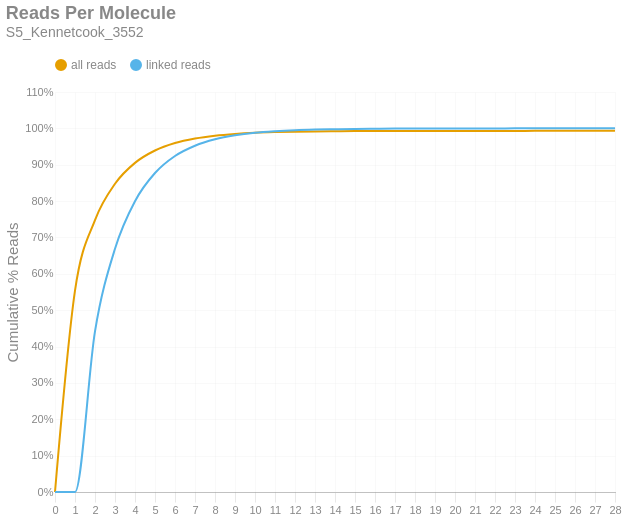

Notebook code for this chart:
### Markdown cell above
### Reads per Molecule
This chart shows the cumulative distribution of the number of reads per linked molecule. That is, how many alignments are associated with a unique molecule. This excludes the number of reads associated with invalid or absent linked-read barcodes. The `linked` histogram is the percentages recalculated when disregarding singletons.

### Code cell
if SKIPLR:
    print_html(f"Skipped")
else:
    counts = np.bincount(valids['reads'].cast(pl.Int64).to_numpy())
    weighted = counts * np.arange(len(counts))
    all_perc = weighted / n_reads
    linked_perc = weighted / n_linked_reads
    linked_perc[1] = 0
    binned_df = pl.DataFrame({
        'readsper': list(range(len(counts))),
        'all reads (cumsum)': np.cumsum(all_perc).tolist(),
        'linked reads (cumsum)': np.cumsum(linked_perc).tolist(),
    })

    with SafeRender(binned_df):
        (
            density_plot(binned_df, 'Reads Per Molecule', samplename, 'readspmol')
            .encode(
                x=alt.X('readsper:O', title=None).axis(labelAngle=0).scale(padding=0),
                y=alt.Y('value:Q', title='Cumulative % Reads').axis(format='%').stack(False),
                color=alt.Color("key:N").scale(domain=["all reads", "linked reads"]),
                tooltip=[
                    alt.Tooltip("key:N", title="Data Type"),
                    alt.Tooltip("readsper:O", title="Reads Per Molecule"),
                    alt.Tooltip("value:Q", format=".2%", title="% Reads (Cum.)")
                ]            
            )
        ).display()

### Figure 1 — Vega-Lite specification as saved in the notebook (floating-point values rounded to 4 significant figures)
{"width": "container", "height": 400, "config": {"title": {"anchor": "start", "dy": -15, "fontSize": 18, "color": "#888888", "subtitleColor": "#888888", "subtitleFontSize": 14}, "arc": {"fill": "#0072B2"}, "axis": {"domainColor": "#888888", "domainWidth": 0.5, "gridWidth": 0.2, "grid": false, "titleFontWeight": 400, "titleFontSize": 15, "labelFontSize": 11, "labelColor": "#888888", "tickColor": "#888888", "tickWidth": 0.2, "titleColor": "#888888"}, "axisBand": {"grid": false}, "axisX": {"grid": true, "tickSize": 10, "domainCap": "round"}, "axisY": {"domain": false, "grid": true, "tickSize": 0, "domainCap": "round"}, "background": "transparent", "header": {"labelFontSize": 15, "labelColor": "#888888", "titleFontSize": 15, "titleFontWeight": 600, "titleColor": "#888888"}, "legend": {"labelFont": "sans-serif", "labelFontSize": 12, "labelColor": "#888888", "symbolSize": 100, "symbolType": "circle", "titleFontSize": 12, "titlePadding": 10, "titleColor": "#888888", "title": null, "orient": "top"}, "range": {"category": ["#E69F00", "#56B4E9", "#009E73", "#F0E442", "#0072B2", "#D55E00", "#CC79A7", "#000000"], "diverging": ["#cfe8f3", "#a2d4ec", "#73bfe2", "#46abdb", "#1696d2", "#12719e"]}, "area": {"fill": "#0072B2", "fillOpacity": 0.7, "line": true, "strokeOpacity": 0.7}, "line": {"color": "#0072B2", "stroke": "#0072B2", "strokeWidth": 2}, "trail": {"color": "#0072B2", "stroke": "#0072B2", "strokeWidth": 0, "size": 1}, "point": {"filled": true, "fillOpacity": 1.0, "size": 95}, "text": {"color": "#888888", "fontSize": 11, "align": "right", "fontWeight": 400, "size": 11}, "bar": {"fill": "#0072B2", "stroke": null}, "view": {"stroke": null, "continuousWidth": 660, "continuousHeight": 400}}, "data": {"name": "data-faa4d278319c6b2109b21e1be8bc42f0"}, "mark": {"type": "line", "interpolate": "monotone", "point": {"opacity": 0, "size": 275}}, "encoding": {"color": {"field": "key", "scale": {"domain": ["all reads", "linked reads"]}, "type": "nominal"}, "tooltip": [{"field": "key", "title": "Data Type", "type": "nominal"}, {"field": "readsper", "title": "Reads Per Molecule", "type": "ordinal"}, {"field": "value", "format": ".2%", "title": "% Reads (Cum.)", "type": "quantitative"}], "x": {"axis": {"labelAngle": 0}, "field": "readsper", "scale": {"padding": 0}, "title": null, "type": "ordinal"}, "y": {"axis": {"format": "%"}, "field": "value", "stack": false, "title": "Cumulative % Reads", "type": "quantitative"}}, "params": [{"name": "param_c36ac31b6afebe62", "select": {"type": "point", "fields": ["key"]}, "bind": "legend"}], "title": {"text": "Reads Per Molecule", "subtitle": "S5_Kennetcook_3552"}, "transform": [{"fold": ["all reads (cumsum)", "linked reads (cumsum)"]}, {"calculate": "replace(datum.key, ' (cumsum)', '')", "as": "key"}, {"filter": {"param": "param_c36ac31b6afebe62"}}], "usermeta": {"embedOptions": {"downloadFileName": "S5_Kennetcook_3552.readspmol"}}, "$schema": "https://vega.github.io/schema/vega-lite/v6.1.0.json", "datasets": {"data-faa4d278319c6b2109b21e1be8bc42f0": [{"readsper": 0, "all reads (cumsum)": 0.0, "linked reads (cumsum)": 0.0}, {"readsper": 1, "all reads (cumsum)": 0.5537, "linked reads (cumsum)": 0.0}, {"readsper": 2, "all reads (cumsum)": 0.7477, "linked reads (cumsum)": 0.4416}, {"readsper": 3, "all reads (cumsum)": 0.8476, "linked reads (cumsum)": 0.669}, {"readsper": 4, "all reads (cumsum)": 0.9051, "linked reads (cumsum)": 0.7997}, {"readsper": 5, "all reads (cumsum)": 0.9391, "linked reads (cumsum)": 0.8772}, {"readsper": 6, "all reads (cumsum)": 0.9597, "linked reads (cumsum)": 0.924}, {"readsper": 7, "all reads (cumsum)": 0.9721, "linked reads (cumsum)": 0.9522}, {"readsper": 8, "all reads (cumsum)": 0.9799, "linked reads (cumsum)": 0.97}, {"readsper": 9, "all reads (cumsum)": 0.9848, "linked reads (cumsum)": 0.9811}, {"readsper": 10, "all reads (cumsum)": 0.9879, "linked reads (cumsum)": 0.9881}, {"readsper": 11, "all reads (cumsum)": 0.9897, "linked reads (cumsum)": 0.9923}, {"readsper": 12, "all reads (cumsum)": 0.9909, "linked reads (cumsum)": 0.9951}, {"readsper": 13, "all reads (cumsum)": 0.9917, "linked reads (cumsum)": 0.9968}, {"readsper": 14, "all reads (cumsum)": 0.9921, "linked reads (cumsum)": 0.9977}, {"readsper": 15, "all reads (cumsum)": 0.9925, "linked reads (cumsum)": 0.9986}, {"readsper": 16, "all reads (cumsum)": 0.9927, "linked reads (cumsum)": 0.999}, {"readsper": 17, "all reads (cumsum)": 0.9928, "linked reads (cumsum)": 0.9993}, {"readsper": 18, "all reads (cumsum)": 0.9929, "linked reads (cumsum)": 0.9995}, {"readsper": 19, "all reads (cumsum)": 0.993, "linked reads (cumsum)": 0.9997}, {"readsper": 20, "all reads (cumsum)": 0.993, "linked reads (cumsum)": 0.9998}, {"readsper": 21, "all reads (cumsum)": 0.9931, "linked reads (cumsum)": 0.9999}, {"readsper": 22, "all reads (cumsum)": 0.9931, "linked reads (cumsum)": 1.0}, {"readsper": 23, "all reads (cumsum)": 0.9931, "linked reads (cumsum)": 1.0}, {"readsper": 24, "all reads (cumsum)": 0.9931, "linked reads (cumsum)": 1.0}, {"readsper": 25, "all reads (cumsum)": 0.9931, "linked reads (cumsum)": 1.0}, {"readsper": 26, "all reads (cumsum)": 0.9931, "linked reads (cumsum)": 1.0}, {"readsper": 27, "all reads (cumsum)": 0.9931, "linked reads (cumsum)": 1.0}, {"readsper": 28, "all reads (cumsum)": 0.9931, "linked reads (cumsum)": 1.0}]}}
